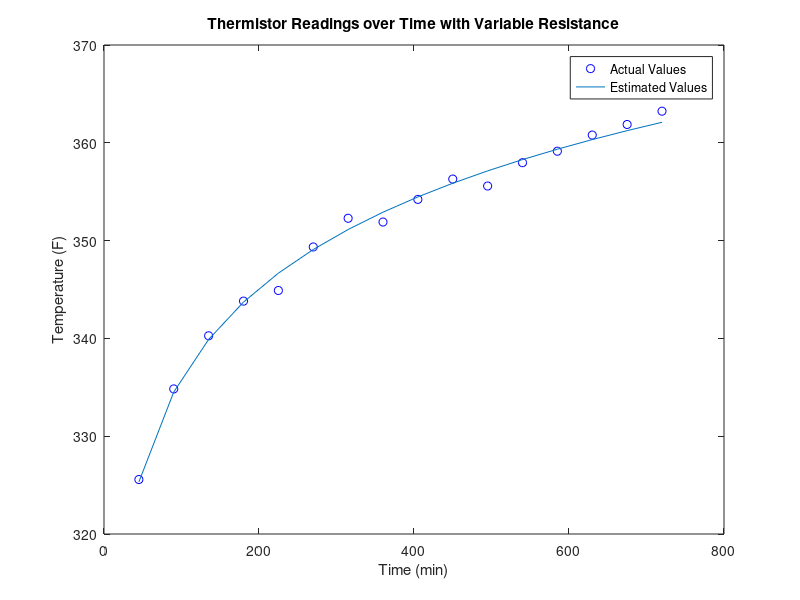

Write MATLAB code to recreate this figure.
clear

load('Part1Problem3Workspace.mat', 'x')
time = [45, 90, 135, 180, 225, 270, 315, 360, 405, 450, 495,...,
             540, 585, 630, 675, 720];
resistance = [1008, 718, 593, 525, 506, 436, 396, 401, ...,
             372, 348, 356, 330, 318, 302, 292, 280];
a = x(1);
b = x(2);
c = x(3);
T_int = [];
for i = 1:length(resistance)
    T_int(i) = 1/(a + b*log(resistance(i)) + c * (log(resistance(i)))^3);
end

x_vals = 195.*log(time);
x_vals_squared = x_vals.^2;
sum_xvals = sum(x_vals);
sum_sqvals = sum(x_vals_squared);
N = length(time);

A = [sum_sqvals sum_xvals;
    sum_xvals N];

product_x_y = x_vals .* T_int;
sum_products = sum(product_x_y);
sum_y = sum(T_int);
b = [sum_products; sum_y];
z = inv(A) * b;

for i = 1:length(z)
    if i == 1
        fprintf('%-12s', 'h = ')
    else    
        fprintf('%-12s', 'initial T = ')
    end
    fprintf('%10.5f', z(i));
    fprintf('\n');
end

a1 = plot(time, T_int, 'ob', 'DisplayName', 'Actual Values');
hold on
T_int_est =  z(2) + 195*z(1)*log(time);
a2 = plot(time, T_int_est, 'DisplayName', 'Estimated Values');
xlabel('Time (min)')
ylabel('Temperature (F)')
title('Thermistor Readings over Time with Variable Resistance')
legend